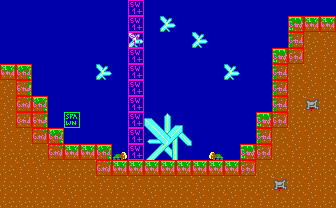

Tiled map render using the project's own tile images. Description and the whole map definition, tile-layer contents included, below:
An orthogonal 21x13 tile map with 16x16 px tiles, 2 tile layers (bg, col), 3 tilesets and 1 object (text).

<map version="1.10" tiledversion="1.11.0" orientation="orthogonal" renderorder="right-down" width="21" height="13" tilewidth="16" tileheight="16" infinite="0" nextlayerid="4" nextobjectid="32">
 <tileset firstgid="1" source="tileset4.tsx" />
 <tileset firstgid="241" source="obj.tsx" />
 <tileset firstgid="481" source="tileset.tsx" />
 <layer id="1" name="bg" width="21" height="13">
  <data encoding="csv">
525,525,525,525,525,525,525,525,525,45,45,45,525,525,525,525,525,525,525,525,525,
525,525,45,45,45,45,45,45,45,45,149,45,45,45,45,45,45,45,82,83,83,
45,45,45,45,45,45,45,45,149,45,45,45,149,45,45,525,45,45,102,123,103,
525,45,45,45,45,45,45,45,45,45,45,45,45,45,45,45,45,82,122,103,103,
83,84,525,525,45,45,149,45,45,45,45,525,525,45,149,45,45,102,123,103,123,
103,104,525,525,525,525,525,525,45,45,45,45,525,45,45,45,45,102,123,103,123,
103,124,84,525,525,525,525,525,525,525,525,45,45,45,45,45,45,102,123,125,123,
103,103,104,525,525,525,45,45,45,88,89,90,45,45,45,45,82,122,123,123,123,
103,103,124,84,45,45,525,45,45,108,109,110,45,45,45,45,102,123,103,103,123,
123,123,123,124,83,83,84,86,45,128,129,130,45,87,45,82,122,123,103,123,123,
123,103,103,123,123,123,124,83,83,83,83,83,83,83,83,122,123,123,123,103,123,
123,123,123,103,123,123,103,123,103,123,123,123,103,123,123,123,123,125,123,103,123,
123,123,123,123,103,123,123,123,123,103,123,123,103,123,103,123,103,123,123,103,123
</data>
 </layer>
 <layer id="2" name="col" width="21" height="13">
  <data encoding="csv">
241,241,241,241,241,241,241,241,250,241,241,241,241,241,241,241,241,241,241,241,241,
241,241,241,241,241,241,241,241,250,241,241,241,241,241,241,241,241,241,242,242,242,
241,241,241,241,241,241,241,241,250,241,241,241,241,241,241,241,241,241,242,241,241,
241,241,241,241,241,241,241,241,250,241,241,241,241,241,241,241,241,242,242,241,241,
242,242,241,241,241,241,241,241,250,241,241,241,241,241,241,241,241,242,241,241,241,
241,242,241,241,241,241,241,241,250,241,241,241,241,241,241,241,241,242,241,241,241,
241,242,242,241,241,241,241,241,250,241,241,241,241,241,241,241,241,242,241,241,241,
241,242,242,241,243,241,241,241,250,241,241,241,241,241,241,241,242,242,241,241,241,
241,241,242,242,241,241,241,241,250,241,241,241,241,241,241,241,242,241,241,241,241,
241,241,241,242,242,242,242,241,250,241,241,241,241,241,241,242,242,241,241,241,241,
241,241,241,241,241,241,242,242,242,242,242,242,242,242,242,242,241,241,241,241,241,
241,241,241,241,241,241,241,241,241,241,241,241,241,241,241,241,241,241,241,241,241,
241,241,241,241,241,241,241,241,241,241,241,241,241,241,241,241,241,241,241,241,241
</data>
 </layer>
 <objectgroup id="3" name="obj">
  <object id="31" name="Worshiper text" type="text" x="128.404" y="65.5225" width="79.6769" height="36.8763">
   <properties>
    <property name="string_id" type="int" value="39" />
   </properties>
  </object>
 </objectgroup>
</map>
